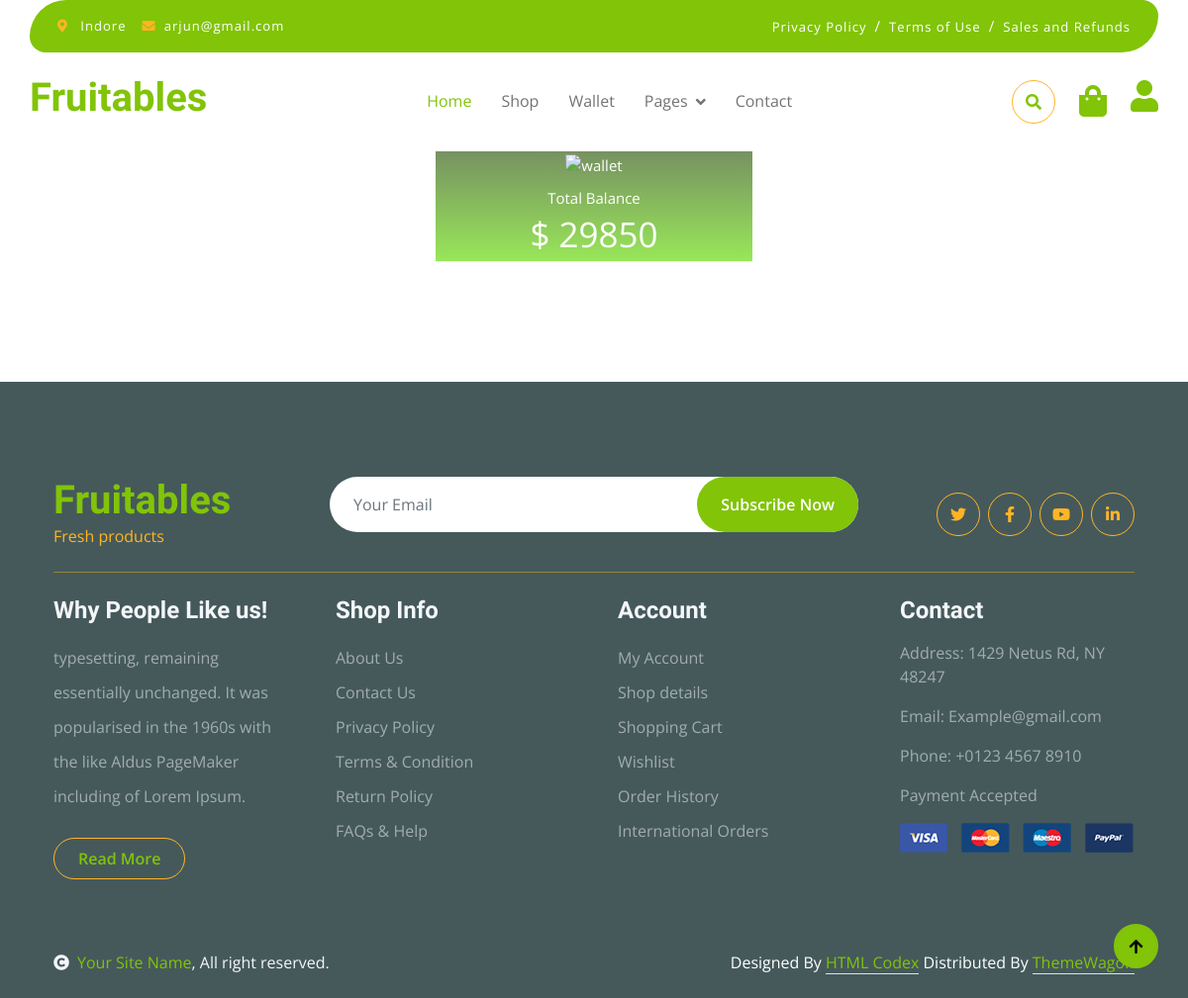
The page /fruitable/wallet (signed in) on the database as committed earlier.
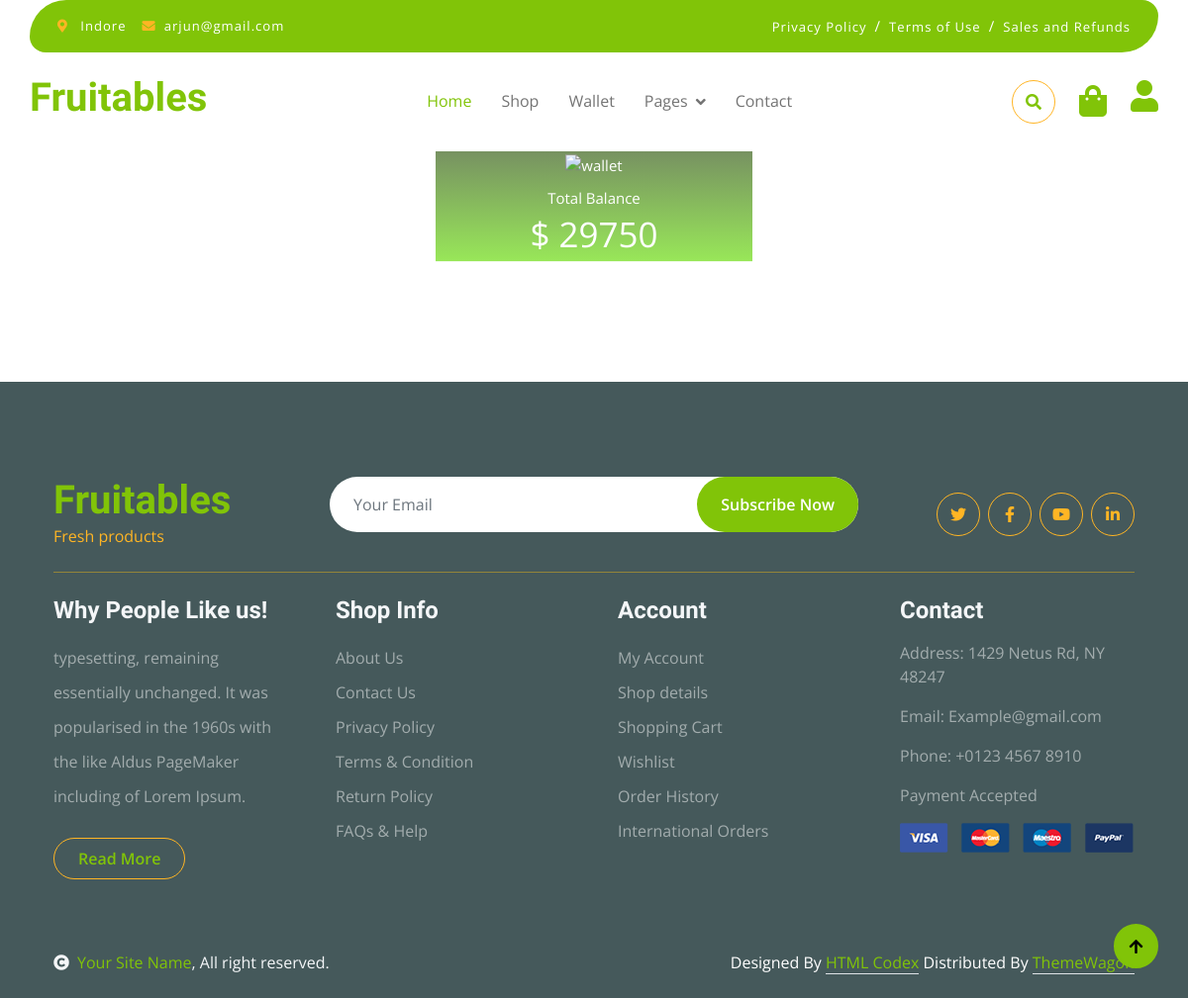
The same page on the database as committed later.
### shop/models.py (models this page shows, shortened)
class Wallet(models.Model):
    user=models.OneToOneField(CustomUser,on_delete=models.CASCADE)
    balance=models.PositiveIntegerField(default=0)

### shop/views.py (the view)
# urls.py: path('wallet',wallet,name='wallet'),
def wallet(request):
    wallet=Wallet.objects.get(user=request.user)
    return render(request,'wallet.html',{'wallet':wallet})

### templates/wallet.html (shortened to what this page needs)
{% extends "base.html" %}
{% block wallet %}
<head>
</head>
<body>
	<div class="wallet-container text-center">
		<p class="page-title">{{wallet.user.first_name}} E-wallet</p>
		<div class="amount-box text-center">
			<img src="https://lh3.googleusercontent.com/ohLHGNvMvQjOcmRpL4rjS3YQlcpO0D_80jJpJ-QA7-fQln9p3n7BAnqu3mxQ6kI4Sw" alt="wallet">
			<p>Total Balance</p>
			<p class="amount">$ {{wallet.balance}}</p>
		</div>
</div>
{% endblock wallet %}

Rows that differ between the two databases and show on the page:
changed Wallet: balance "29850" → "29750"
